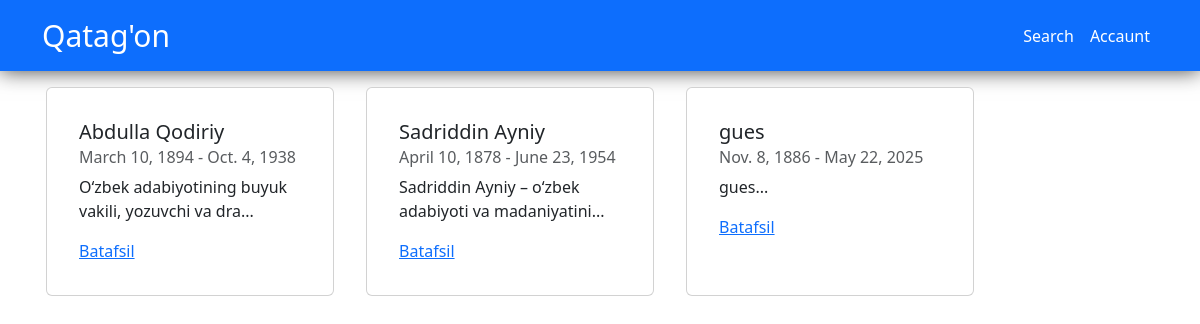
Before: / with the older database file.
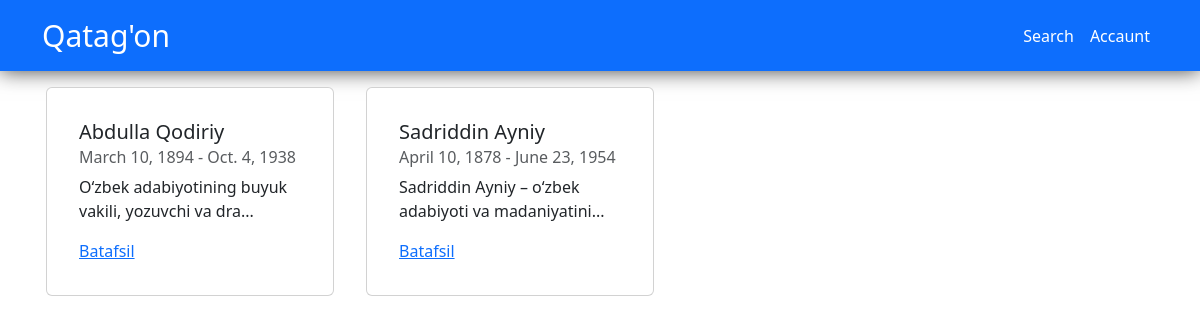
After: the same page with the newer database file.
### qatagon/models.py (models this page shows, shortened)
class QatagonClass(models.Model):
    full_name = models.CharField(max_length=150, null=False, blank=False)
    birth_date = models.DateField(null=False, blank=False)
    died_date = models.DateField(null=False, blank=False)
    description = models.TextField()
    region = models.CharField(max_length=150)
    ayblov = models.CharField(max_length=150)
    created_at = models.DateTimeField(auto_now_add=True)

### qatagon/views.py (the view)
# urls.py: path('', ListViewQatagon.as_view(), name='home'),
class ListViewQatagon(ListView):
    model = QatagonClass
    template_name = 'base.html'
    context_object_name = 'qatagon'

### templates/base.html (shortened to what this page needs)
{% load static %}
<!DOCTYPE html>
<html lang="en">
  <head>
    <link href="https://cdn.jsdelivr.net/npm/bootstrap@5.3.3/dist/css/bootstrap.min.css" rel="stylesheet" />
    <link rel="stylesheet" href="{% static 'base.css' %}" />
  </head>
  <body>
    <nav class="navbar navbar-expand-lg navbar-primary bg-primary">
      <div class="container cnt_cnt">
        <a class="brand_font navbar-brand text-white" href="{% url 'qatagon:home' %}">Qatag'on</a>
        <div class="collapse navbar-collapse" id="navbarNav">
          <ul class="navbar-nav ms-auto">
            <li class="nav-item">
              <a class="nav-link active text-white" aria-current="page" href="#">Search</a>
            </li>
            <li class="nav-item">
              <a class="nav-link active text-white" aria-current="page" href="{% url "accaunt:home" %}">Accaunt</a>
            </li>
          </ul>
        </div>
      </div>
    </nav>
    {% block content %}
      <div class="container">
        <div class="row">
          {% for q in qatagon %}
            <div class="card p-3 m-3" style="width: 18rem;">
              <div class="card-body">
                <h5 class="card-title">{{ q.full_name }}</h5>
                <h6 class="card-subtitle mb-2 text-muted">{{ q.birth_date }} - {{ q.died_date }}</h6>
                <p class="card-text">{{ q.description|slice:':50' }}...</p>
                <a href="{% url 'qatagon:detail' q.pk %}" class="card-link">Batafsil</a>
              </div>
            </div>
          {% endfor %}
        </div>
      </div>
    {% endblock %}
  </body>
</html>

### static/base.css (style rules this page uses)
.brand_font { font-size: 30px; font-weight: 500; }
.navbar { box-shadow: 0 0 20px rgb(66, 66, 66); }

Changed rows visible on the page:
removed QatagonClass: full_name "gues", birth_date "Nov. 8, 1886", died_date "May 22, 2025", description "gues"
